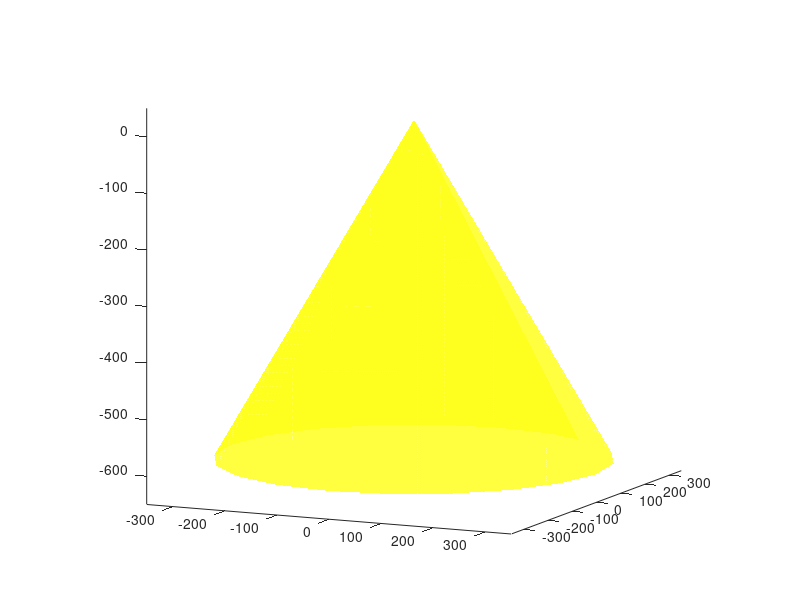

Recreate this plot in MATLAB.
% Բ׶
function mdl = cone(radius,height,c,R)
if nargin == 0
    radius = 350;
    height = 600;
    c = [0;0;-height];
    R = eye(3);%rotx(-45*rad);
end
if nargin == 3
    R = eye(3);
end

theta = 0:18:360-0.1;
x = [cosd(theta)*radius 0];
y = [sind(theta)*radius 0];
verts = [x',y',zeros(length(x),1)];
verts(end,3) = height;
len = length(verts);
verts = verts*R' + ones(len,1)*c(:)';
faces = [[1:len-1;[2:len-1,1];ones(1,len-1)*len]'; [[2:len-1,1];1:len-1;ones(1,len-1)*len]'];
patch('Faces',faces,'Vertices',verts,'FaceColor','y','FaceAlpha',0.5,'edgealpha',0.1);

nface = size(faces,1);
norms = nan(nface,3);
for i=1:size(faces,1)
    norms(i,:) = cross(verts(faces(i,2),:)-verts(faces(i,1),:),verts(faces(i,3),:)-verts(faces(i,2),:));
    norms(i,:) = norms(i,:)/norm(norms(i,:));
end
mdl = struct('Type','Cone',...
    'Vertices',verts,'Faces',faces,...
    'Norms',norms,...
    'Reflectivity',0.8*ones(nface,1),...
    'Diffusivity',0.8*ones(nface,1),...
    'Transmissivity',zeros(size(faces,1),1));

% fp = fopen('mdl','a');
% fprintf(fp,'[cone]\n');
% fprintf(fp,'verts:\n');
% fprintf(fp,'%f\t%f\t%f\n',verts);
% fprintf(fp,'faces:\r\n');
% fprintf(fp,'%d\t%d\t%d\n',faces');
% fprintf(fp,'\n');
% fclose(fp);

if nargin == 0
    view([25 10]);
    axis equal;
%     keyboard
end